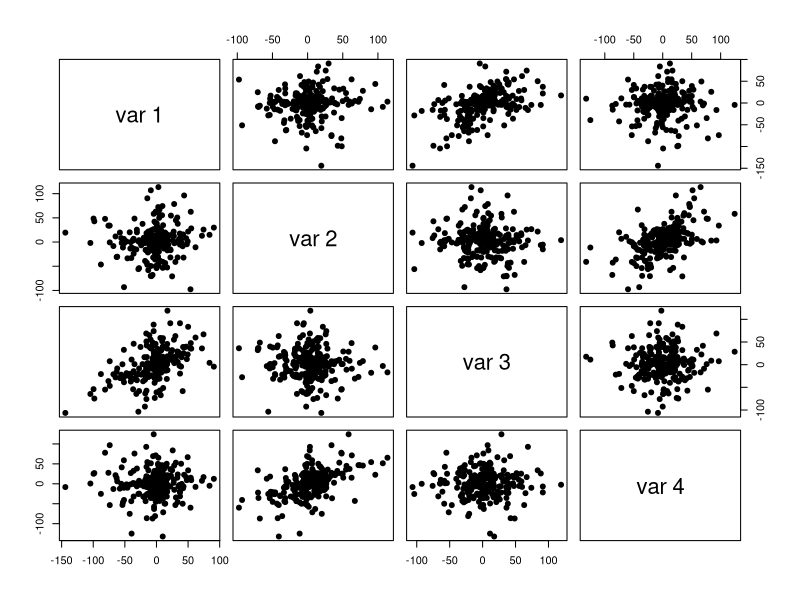

Write R code to recreate this figure.
## ---- chunk 1
knitr::opts_chunk$set(echo = FALSE, fig.align='center')

library(DiagrammeR)
library(ggplot2)
library(knitr)
## ---- chunk 2
grViz("
digraph boxes_and_circles {

  # a 'graph' statement
  graph [overlap = false, fontsize = 10, layout = dot, ranksep = .7,
       rankdir = TB]

  # 'node' statements
  node [shape = box,
        fontname = Helvetica]
  X1 [label = 'X@_{1}']
  X2 [label = 'X@_{2}']
  X3 [label = 'X@_{3}']
  Y
  E [label = '&epsilon;', shape = plaintext]
  
  # 'edge' statements
  X1 -> Y
  X2 -> Y
  X3 -> Y
  E -> Y  [minlen = .1]
  
  X1:n -> X2:n [dir=both, minlen = 5]
  X2:n -> X3:n [dir=both, minlen = 5]
  X1:n -> X3:n [dir=both, minlen = 10]
  
 # control the placement of elements on the graph 
{rank = same; X1 ; X2; X3}
{rank = max; E}

  
}
")
## ---- chunk 3
grViz("
digraph boxes_and_circles {

  # a 'graph' statement
  graph [overlap = false, fontsize = 10, layout = dot, ranksep = .7,
       rankdir = TB]

   # 'node' statements
  node [shape = box,
        fontname = Helvetica]
  X1 [label = 'X@_{1}']
  X2 [label = 'X@_{2}']
  X3 [label = 'X@_{3}']

  # 'edge' statements
  X1 -> X2
  X2 -> X3
 # control the placement of elements on the graph 
{rank = same; X1 ; X2; X3}
}

}
")


grViz("

digraph box2 {

  # a 'graph' statement
  graph [overlap = false, fontsize = 10, layout = dot, ranksep = .7,
       rankdir = TB]

  
  # 'node' statements
  node [shape = box,
        fontname = Helvetica]
  X1 [label = 'X@_{1}']
  X2 [label = 'X@_{2}']
  X3 [label = 'X@_{3}']
  U1 [label = 'U@_{1}']

  # 'edge' statements
  U1 -> X1
  U1 -> X2
  U1 -> X3

 # control the placement of elements on the graph 
{rank = same; X1 ; X2; X3}
}
")

grViz("

digraph box2 {

  # a 'graph' statement
  graph [layout = neato, overlap = true, fontsize = 10, ranksep = .7,
       rankdir = TB]

  
  # 'node' statements
  node [shape = box,
        fontname = Helvetica]
  X1 [pos = '-4,-1!', label = 'X@_{1}']
  X2 [pos = '-3,-1!', label = 'X@_{2}']
  X3 [pos = '-2,-1!', label = 'X@_{3}']
  U1 [pos = '-3,0!' label = 'U@_{1}']

  # 'edge' statements
  U1 -> X1
  U1 -> X3
  {X3 X1} -> X2

 # control the placement of elements on the graph 
{rank = same; X1 ; X2; X3}
}
")


## ---- chunk 4
grViz("
digraph boxes_and_circles {

  # a 'graph' statement
  graph [overlap = true, fontsize = 10, layout = dot, ranksep = equally,
       rankdir = Tb]

  # 'node' statements
  node [shape = box,
        fontname = Helvetica]
  X; Y;

  # 'edge' statements
  X -> W
  X -> Z
  W -> Y
  Z -> Y
  
 node [shape = plaintext,
        fontname = Helvetica] 
  U_w  -> W
  U_x -> X
  U_y -> Y
  U_z -> Z
  
  U_w [label = 'U@_{w}']
  U_x [label = 'U@_{x}']
  U_y [label = 'U@_{y}']
  U_z [label = 'U@_{z}']
 
 
 # control the placement of elements on the graph 
 {rank = min; U_x }
 {rank = same; Z ; W;}
 {rank = max; U_y}
 
  
}
")
## ---- chunk 5
grViz("
digraph boxes_and_circles {

  # a 'graph' statement
  graph [overlap = false, fontsize = 10, layout = dot, ranksep = .7,
       rankdir = TB]

   # 'node' statements
  node [shape = box,
        fontname = Helvetica]
  X1 [label = 'precipitation']
  X2 [label = 'biomass']

  # 'edge' statements
  X1 -> X2
 # control the placement of elements on the graph 
{rank = same; X1 ; X2}
}

}
")
## ---- chunk 6
grViz("
digraph boxes_and_circles {

  # a 'graph' statement
  graph [overlap = false, fontsize = 15, layout = neato, rankdir = LR, splines = curved]

  # 'node' statements
  node [shape = box,
        fontname = Helvetica]
  X1 [pos = '0,-1!', label = 'nutrients']
  X2 [pos = '0,-2!',label = 'precipitation']
  X3 [pos = '0,-3!',label = 'richness']
  X4 [pos = '0,-4!',label = 'evenness']
  Y  [pos = '2,-2.5!',label = 'biomass']

  # 'edge' statements
  X1 -> Y:w 
  X2 -> Y:w
  X3 -> Y:w
  X4 -> Y:w
  
  X1:w -> X2:w [constraint=false, dir=both]
  X2:w -> X3:w [dir=both]
  X1:w -> X3:w [dir=both]
  X1:w -> X4:w [dir=both]
  X2:w -> X4:w [dir=both]
  X3:w -> X4:w [dir=both]
  
}
")
## ---- chunk 7
grViz("
digraph boxes_and_circles {

  # a 'graph' statement
  graph [overlap = true, fontsize = 10, layout = dot, splines = curved,
       rankdir = RL]

  # several 'node' statements
  node [shape = box,
        fontname = Helvetica]
  X1; X2, Y

  # several 'edge' statements
    X1->X2[style=dashed];
    X2->Y[style=dashed];
    X1->Y;
}
")
## ---- chunk 8
set.seed(5)
x <- rnorm(500, sd=runif(500, 2, 50))
x2 <- 0.5 *x + rnorm(500, sd=runif(500, 2, 50))
d <- matrix(c(x,x2), 250)
pairs(d, pch = 19)
## ---- chunk 9
set.seed(5)
x <- rnorm(500, sd=runif(500, 2, 50))
x2 <- 0.5 *x + rnorm(500, sd=runif(500, 2, 50))
d <- matrix(c(x,x2), 250)
V <- cov(d)
kable(V)
## ---- chunk 10
set.seed(5)
x <- rnorm(500, sd=runif(500, 2, 50))
x2 <- 0.5 *x + rnorm(500, sd=runif(500, 2, 50))
d <- matrix(c(x,x2), 250)
V <- cov(d)
kable(cov2cor(V))
## ---- chunk 11
grViz("
digraph boxes_and_circles {

  # a 'graph' statement
  graph [overlap = false, fontsize = 15, layout = dot, rankdir = LR]

  # 'node' statements
  node [shape = box,
        fontname = Helvetica]
  X 
  Y1 
  Y2

  # 'edge' statements
  X -> Y2
  Y1 -> Y2
  X:w -> Y1:w [dir=both]
  
  {rank=same X; Y1}

}
")
## ---- chunk 12
grViz("
digraph boxes_and_circles {

  # a 'graph' statement
  graph [overlap = false, fontsize = 15, layout = dot, rankdir = LR]

  # 'node' statements
  node [shape = box,
        fontname = Helvetica]
  X 
  Y1 
  Y2

  # 'edge' statements
  X -> Y1 [label = '&gamma;@_{X,Y1}' ]
  Y1 -> Y2 [label = '&beta;@_{Y1,Y2}' ]


}
")
## ---- chunk 13
grViz("
digraph boxes_and_circles {

  # a 'graph' statement
  graph [overlap = false, fontsize = 15, layout = dot, rankdir = TB, splines=ortho]

  # 'node' statements
  node [shape = box,
        fontname = Helvetica]
  X 
  Y1 
  Y2

  # 'edge' statements
  
  X -> Y2 [style = dashed, label = '&gamma;@_{X,Y1} * &beta;@_{Y1,Y2}' ]
  X -> Y1
  Y1 -> Y2 
  
   
  

{rank=same X; Y1, Y2}


}
")
## ---- chunk 14
grViz("
digraph boxes_and_circles {

  # a 'graph' statement
  graph [overlap = false, fontsize = 15, layout = dot, rankdir = LR]

  # 'node' statements
  node [shape = box,
        fontname = Helvetica]
  X 
  Y1 
  Y2
  
  node [shape = plain,
        fontname = Helvetica]
  E1 [label = '&zeta;@_{Y1}'] 
  E2 [label = '&zeta;@_{Y2}'] 

  # 'edge' statements
  X -> Y1
  X -> Y2
  E1 -> Y1 
  E2 -> Y2
  E1:e -> E2:e [dir=both]

{ rank=min; X; }
  {rank=max; E1, E2}

}
")
## ---- chunk 15
grViz("
digraph boxes_and_circles {

  # a 'graph' statement
  graph [overlap = false, fontsize = 15, layout = dot, rankdir = TB, splines=ortho, ranksep = .5]

  # 'node' statements
  node [shape = box,
        fontname = Helvetica]
  X 
  Y1 
  Y2

  # 'edge' statements

  
  X -> Y1 [label = '&gamma;@_{X,Y1}', minlen=3];
  Y1 -> Y2 [xlabel = '&beta;@_{Y1,Y2}', minlen=3];  
  X -> Y2 [xlabel = '&beta;@_{X,Y2}'];

  
   
{rank=same X; Y1, Y2};


}
")
